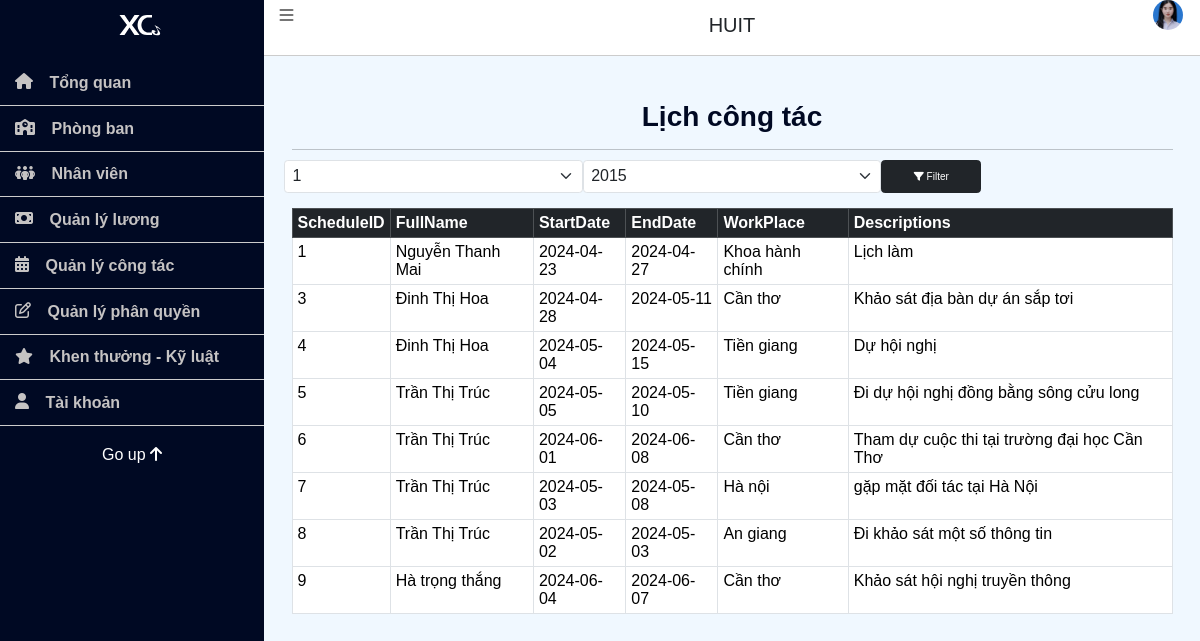
The page /admin/index.php?page=listSchedule (signed in) on the database its author committed.
### tables this page shows
CREATE TABLE `schedule` (
  `ScheduleID` int NOT NULL,
  `StartDate` date DEFAULT NULL,
  `EndDate` date DEFAULT NULL,
  `WorkPlace` text,
  `Descriptions` text,
  `UserID` int DEFAULT NULL
);

CREATE TABLE `users` (
  `UserID` int NOT NULL,
  `FullName` text NOT NULL,
  `Birthday` date DEFAULT NULL,
  `Gender` text NOT NULL,
  `Email` varchar(155) NOT NULL,
  `Address` text NOT NULL,
  `Phone` varchar(11) NOT NULL,
  `Username` varchar(20) NOT NULL,
  `Password` varchar(255) NOT NULL,
  `Role` varchar(155) NOT NULL DEFAULT 'User',
  `Status` varchar(155) NOT NULL DEFAULT 'Đang làm việc',
  `PositionID` int NOT NULL,
  `DeptID` int NOT NULL
);

### Library/Db.class.php (called while the page is built, shortened)
<?php
class Db
{
	public  $conn=null;
	function __construct()
    {
        try {
            $this->conn = new PDO('mysql:host='.HOST_DB.';dbname='.DB, USER_DB, PASS_DB);
            $this->conn->query('set names utf8');
        } catch(PDOException $e) {
            echo 'ERROR';
            exit;
        }
    }
	function selectQuery($sql, $arr=array())
	{
		$stm = $this->conn->prepare($sql);
		$stm->execute($arr);
		return $stm->fetchAll(PDO::FETCH_ASSOC);
	}
}

### Controller/ScheduleController.php (called while the page is built, shortened)
<?php
include_once '../Library/Db.class.php';
include_once '../Model/Schedule.php';
class ScheduleController {
    private $scheduleModel;
    public function __construct() {
        $this->scheduleModel = new Schedule();
    }
    public function getScheduleOfUser() {
        return $this->scheduleModel->getScheduleOfUser();
    }
}
?>

### Model/Schedule.php (called while the page is built, shortened)
<?php
class Schedule extends Db {
    public function getScheduleOfUser() {
        $sql = "SELECT s.*, u.FullName AS FullName
                FROM schedule s
                INNER JOIN users u ON s.UserID = u.UserID";
        return $this->selectQuery($sql);
    }
}
?>

### admin/pages/listSchedule.php (the view, shortened to what this page needs)
<?php
include_once '../Controller/ScheduleController.php';
$scheduleController = new ScheduleController();
if(isset($_POST['filter'])){
    $currentMonth = $_POST['month'];
    $currentYear = $_POST['year'];
    $filteredSchedules = $scheduleController->getScheduleByMonth($currentMonth, $currentYear);
} else {
    $filteredSchedules = $scheduleController->getScheduleOfUser();
}
function generateMonthOptions($selectedMonth) {
    $months = array(
        1 => '1', 2 => '2', 3 => '3', 4 => '4', 5 => '5', 6 => '6',
        7 => '7', 8 => '8', 9 => '9', 10 => '10', 11 => '11', 12 => '12'
    );
    $options = '';
    foreach ($months as $month => $name) {
        $selected = ($selectedMonth == $month) ? 'selected' : '';
        $options .= "<option value='$month' $selected>$name</option>";
    }
    return $options;
}
function generateYearOptions($startYear, $endYear, $selectedYear) {
    $options = '';
    for ($year = $startYear; $year <= $endYear; $year++) {
        $selected = ($selectedYear == $year) ? 'selected' : '';
        $options .= "<option value='$year' $selected>$year</option>";
    }
    return $options;
}
?>
<div class="container">
        <h1 class="mt-5 mb-4" style="text-align: center; color: rgb(0, 9, 35); font-size: 28px; font-weight: bold;">Lịch công tác</h1>
        <hr>
        <form action="" method="post" class="mb-4">
            <div class="row justify-content-center">
                <div class="col-md-4">
                    <select name="month" class="form-select">
                        <?php echo generateMonthOptions($currentMonth); ?>
                    </select>
                </div>
                <div class="col-md-4">
                    <select name="year" class="form-select">
                    <?php echo generateYearOptions(2015, 2040, $currentYear); ?>
                    </select>
                </div>
                <div class="col-md-4">
                    <button type="submit" name="filter" class="btn btn-dark" style="width: 100px;height: 100%;"><i class="fa-solid fa-filter"></i> Filter </button>
                </div>
            </div>
        </form>
        <div class="table-responsive">
        <table class="table table-bordered" id="tableSchedule">
            <thead class="table-dark">
                <tr>
                    <th scope="col">ScheduleID</th>
                    <th scope="col">FullName</th>
                    <th scope="col">StartDate</th>
                    <th scope="col">EndDate</th>
                    <th scope="col">WorkPlace</th>
                    <th scope="col">Descriptions</th>
                </tr>
            </thead>
            <tbody>
                <?php foreach ($filteredSchedules as $schedule): ?>
                    <tr>
                        <td><?php echo $schedule['ScheduleID']; ?></td>
                        <td><?php echo $schedule['FullName']; ?></td>
                        <td><?php echo $schedule['StartDate']; ?></td>
                        <td><?php echo $schedule['EndDate']; ?></td>
                        <td><?php echo $schedule['WorkPlace']; ?></td>
                        <td><?php echo $schedule['Descriptions']; ?></td>
                    </tr>
            <?php endforeach; ?>
        </tbody>
    </table>
        </div>
</div>

### admin/css/admin_site.css (style rules this page uses)
* { margin: 0; padding: 0; box-sizing: border-box; }
html { font-size: 62.5%; }
button, input[type="button"], input[type="submit"] { border: none; background: none; cursor: pointer; padding: 0; }
input[type="text"], input[type="password"], textarea, select { font-size: inherit; font-family: inherit; border: none; outline: none; background: transparent; appearance: none; }
.row > * { padding: 0; }

### admin/pages/listSchedule.php (style rules this page uses)
.form-select { font-size: 16px; }

### rows shown on the page
schedule: ScheduleID "1", UserID.FullName "Nguyễn Thanh Mai", StartDate "2024-04-23", EndDate "2024-04-27", WorkPlace "Khoa hành chính", Descriptions "Lịch làm"
schedule: ScheduleID "3", UserID.FullName "Đinh Thị Hoa", StartDate "2024-04-28", EndDate "2024-05-11", WorkPlace "Cần thơ", Descriptions "Khảo sát địa bàn dự án sắp tơi"
schedule: ScheduleID "4", UserID.FullName "Đinh Thị Hoa", StartDate "2024-05-04", EndDate "2024-05-15", WorkPlace "Tiền giang", Descriptions "Dự hội nghị"
schedule: ScheduleID "5", UserID.FullName "Trần Thị Trúc", StartDate "2024-05-05", EndDate "2024-05-10", WorkPlace "Tiền giang", Descriptions "Đi dự hội nghị đồng bằng sông cửu long"
schedule: ScheduleID "6", UserID.FullName "Trần Thị Trúc", StartDate "2024-06-01", EndDate "2024-06-08", WorkPlace "Cần thơ", Descriptions "Tham dự cuộc thi tại trường đại học Cần Thơ"
schedule: ScheduleID "7", UserID.FullName "Trần Thị Trúc", StartDate "2024-05-03", EndDate "2024-05-08", WorkPlace "Hà nội", Descriptions "gặp mặt đối tác tại Hà Nội"
schedule: ScheduleID "8", UserID.FullName "Trần Thị Trúc", StartDate "2024-05-02", EndDate "2024-05-03", WorkPlace "An giang", Descriptions "Đi khảo sát một số thông tin"
schedule: ScheduleID "9", UserID.FullName "Hà trọng thắng", StartDate "2024-06-04", EndDate "2024-06-07", WorkPlace "Cần thơ", Descriptions "Khảo sát hội nghị truyền thông"

### other values the page prints
form field month "1"
form field year "2015"
